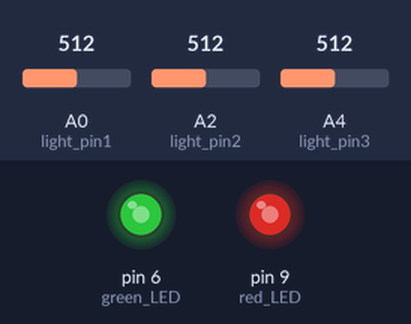
Bench run of a sketch on a simulated Arduino Uno, built with avr-gcc and run on an emulated ATmega328P. On the bench: output pins drawn as LEDs (lit = HIGH). Inputs (shaded band) come from the test bench; at power-on: A0 (light_pin1) = 512, A4 (light_pin3) = 512, A2 (light_pin2) = 512.

Above: at 1.2 s.
1.3 s: A0 (light_pin1) set to 716
At 2.5 s:
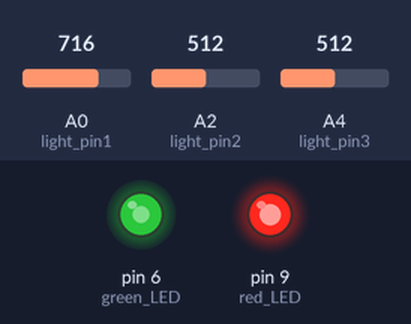
2.8 s: A4 (light_pin3) set to 716
At 3.9 s:
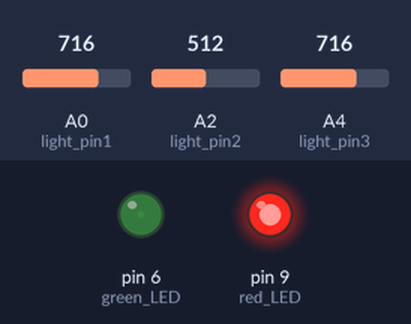
4.3 s: A4 (light_pin3) set to 900
At 5.3 s:
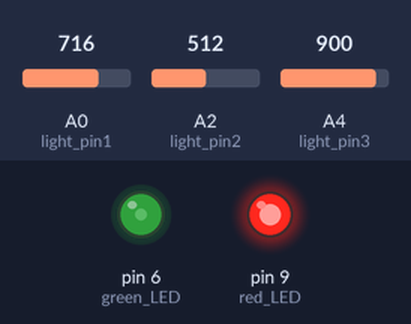
5.8 s: A0 (light_pin1) set to 511
At 6.7 s:
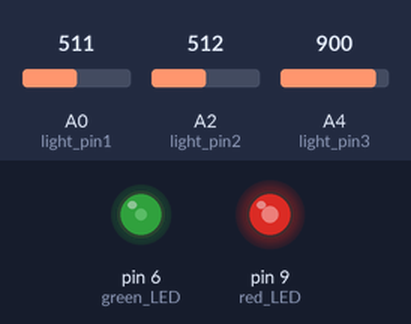
7.3 s: A0 (light_pin1) set to 306
At 8.1 s:
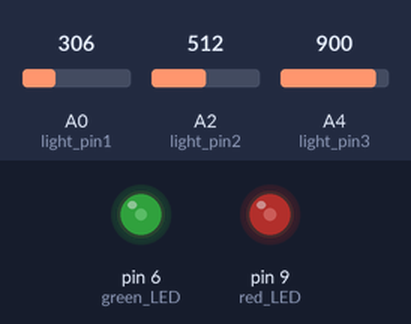
8.8 s: A4 (light_pin3) set to 1023
At 9.6 s:
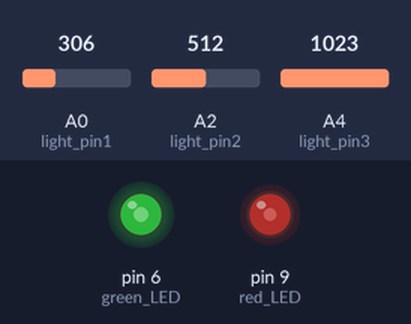
Timing chart, 0 to 11.3 s (numbered marks = the images above; inputs shaded):
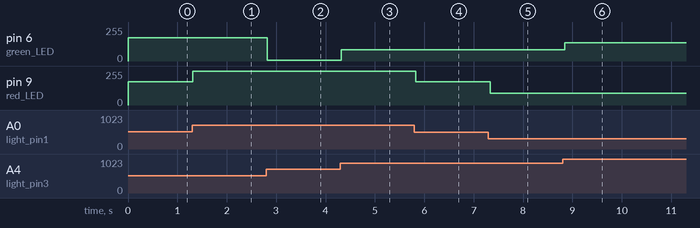

Measured:
- after the input at 1.3 s, pin 9 (red_LED): 175/255 → 255/255 at once
- after the input at 2.8 s, pin 6 (green_LED): 175/255 → 5/255 at once
- after the input at 4.3 s, pin 6 (green_LED): 5/255 → 84/255 at once
- after the input at 5.8 s, pin 9 (red_LED): 255/255 → 174/255 at once
- after the input at 7.3 s, pin 9 (red_LED): 174/255 → 87/255 at once
- after the input at 8.8 s, pin 6 (green_LED): 84/255 → 136/255 after 0.05 s

The sketch:

Color_Mixing_with_Photoresistors.ino
```cpp
// Color Mixing Lamp using RGB LED and 3 Photoresistors

int red_LED = 9;
int green_LED = 6;
int blue_LED = 6;

int red_val;
int green_val;
int blue_val;

int light_pin1 = A0;
int light_pin2 = A2;
int light_pin3 = A4;

int light_val1;
int light_val2;
int light_val3;

int delay_time = 100;

void setup() {
  // put your setup code here, to run once:
  pinMode(red_LED, OUTPUT);
  pinMode(green_LED, OUTPUT);
  pinMode(blue_LED, OUTPUT);

  pinMode(light_pin1, INPUT);
  pinMode(light_pin2, INPUT);
  pinMode(light_pin3, INPUT);

  Serial.begin(9600);
}

void loop() {
  // put your main code here, to run repeatedly:
  light_val1 = analogRead(light_pin1);
  light_val2 = analogRead(light_pin2);
  light_val3 = analogRead(light_pin3);

  red_val = map(light_val1, 100, 700, 0, 255);
  green_val = map(light_val2, 100, 700, 0, 255);
  blue_val = map(light_val3, 100, 700, 0, 255);

  analogWrite(red_LED, red_val);
  analogWrite(green_LED, green_val);
  analogWrite(blue_LED, blue_val);

  delay(delay_time);
}
```
